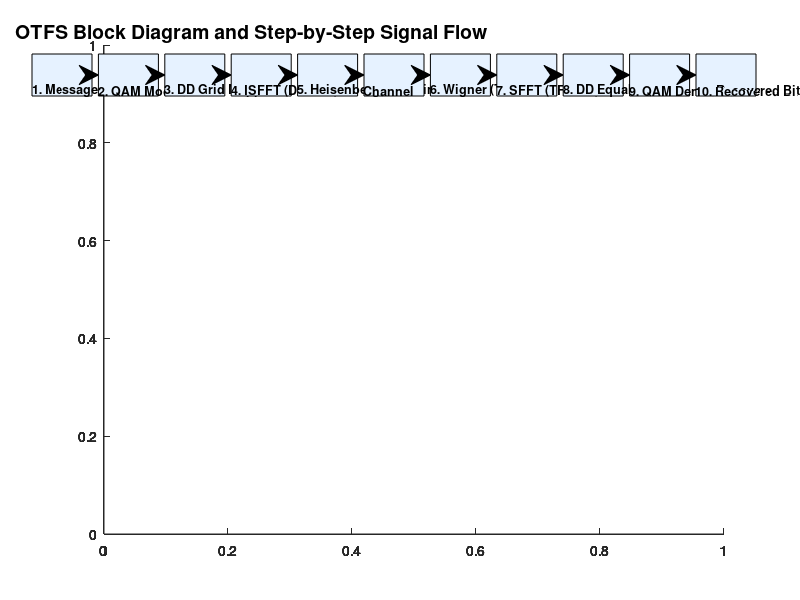

The MATLAB script that drew this image: (Note: this script raises an error after producing the figure.)
clear; clc; close all;

%% ---------------- 0) Create Figure and Plot Block Diagram ----------------
figure('Name', 'OTFS Full System Visualization with BER', 'Position', [50, 50, 1500, 950]);
annotation('textbox', [0.02, 0.93, 0.96, 0.05], 'String', 'OTFS Block Diagram and Step-by-Step Signal Flow', ...
    'FontSize', 14, 'FontWeight', 'bold', 'HorizontalAlignment', 'center', 'EdgeColor', 'none');

% Define positions for the diagram blocks
x_pos = 0.04; y_pos = 0.84; w = 0.075; h = 0.07; g = 0.008;
blocks = {'1. Message Bits', '2. QAM Modulation', '3. DD Grid Mapper', '4. ISFFT (DD→TF)', ...
    '5. Heisenberg (TF→Time)', 'Channel', '6. Wigner (Time→TF)', '7. SFFT (TF→DD)', ...
    '8. DD Equalizer', '9. QAM Demodulator','10. Recovered Bits'};

% Loop to draw each block and the arrow that follows it
for i = 1:numel(blocks)
    annotation('rectangle', [x_pos, y_pos, w, h], 'FaceColor', [0.9, 0.95, 1.0]);
    annotation('textbox', [x_pos, y_pos, w, h], 'String', blocks{i}, 'EdgeColor', 'none', ...
        'FontSize', 9, 'FontWeight', 'bold', 'HorizontalAlignment', 'center', 'VerticalAlignment', 'middle');
    if i < numel(blocks)
        annotation('arrow', [x_pos + w, x_pos + w + g], [y_pos + h/2, y_pos + h/2]);
    end
    x_pos = x_pos + w + g;
end

%% --- 1. System and Channel Definition ---
% System Parameters
N = 8; M = 8; modOrder = 4; cp_len = N/4;
numSymbols = N * M;
num_bits_per_frame = numSymbols * log2(modOrder);
num_frames = 5000;   9   % Number of frames for statistical averaging
snr_db_range = -6:2:14; % SNR range for simulation

% --- 3GPP Extended Vehicular A (EVA) Channel Parameters ---
eva_delays_ns = [0, 30, 150, 310, 370, 710, 1090, 1730, 2510];
eva_powers_dB = [0, -1.5, -1.4, -3.6, -0.6, -9.1, -7.0, -12.0, -16.9];

% Convert dB power to linear amplitudes and apply Rayleigh fading
eva_power_linear = 10.^(eva_powers_dB / 10);
eva_power_normalized = eva_power_linear / sum(eva_power_linear); % Normalize total power
rayleigh_fading = (randn(1, 9) + 1i * randn(1, 9)) / sqrt(2);
path_gains = sqrt(eva_power_normalized) .* rayleigh_fading;

% Map the 9 paths to your specific Delay-Doppler Grid (M=8, N=8)
% (Scales the 2510ns max delay to fit the M=8 grid and randomizes Doppler)
path_delays = mod(round(eva_delays_ns / max(eva_delays_ns) * (M-1)), M); 
path_dopplers = randi([0, N-1], 1, 9); 

% Populate the Delay-Doppler channel matrix (h_dd)
h_dd = zeros(M, N);
for i = 1:length(path_gains)
    % Accumulate gains if multiple paths map to the same Delay-Doppler bin
    h_dd(path_delays(i)+1, path_dopplers(i)+1) = h_dd(path_delays(i)+1, path_dopplers(i)+1) + path_gains(i); 
end

% Helper function for 2D circular convolution
cconv2 = @(A, B) ifft2(fft2(A) .* fft2(B));

%% ========================================================================
%  PART 2: Main Simulation Loop for BER Calculation
% =========================================================================
disp('--- Simulating Transmitter and Receiver for BER ---');
ber_values = zeros(size(snr_db_range));

for snr_idx = 1:length(snr_db_range)
    current_snr_db = snr_db_range(snr_idx);
    total_bit_errors = 0;
    
    for frame = 1:num_frames
        % --- Transmitter (Tx) ---
        message_signal_binary = randi([0 1], num_bits_per_frame, 1);
        qam_symbols = qammod(message_signal_binary, modOrder, 'InputType', 'bit', 'UnitAveragePower', true);
        x_dd = reshape(qam_symbols, M, N);
        X_tf = fft(ifft(x_dd, M, 1), N, 2);
        x_t_matrix = ifft(X_tf, N, 2);
        x_t_with_cp = [x_t_matrix(:, N-cp_len+1:N), x_t_matrix];
        x_t = x_t_with_cp.';
        x_t = x_t(:);
        
        % --- Channel ---
        y_dd_clean = cconv2(h_dd, x_dd);
        Y_tf_clean = fft(ifft(y_dd_clean, M, 1), N, 2);
        y_t_matrix = ifft(Y_tf_clean, N, 2);
        y_t_with_cp = [y_t_matrix(:, N-cp_len+1:N), y_t_matrix];
        y_t_clean = y_t_with_cp.';
        y_t_clean = y_t_clean(:);
        y_t_noisy = awgn(y_t_clean, current_snr_db, 'measured');
    
       
        % --- Receiver (Rx) ---
        y_t_reshaped = reshape(y_t_noisy, N + cp_len, M).';
        y_t_no_cp = y_t_reshaped(:, cp_len+1:end);
        Y_tf_received = fft(y_t_no_cp, N, 2);
        y_dd_received = fft(ifft(Y_tf_received, N, 2), M, 1);
        
        % --- 2D MMSE Equalizer ---
        % Convert SNR to linear scale to estimate noise variance
        snr_linear = 10^(current_snr_db / 10);
        noise_var = 1 / snr_linear; 
        
        % Perform 2D deconvolution in the frequency domain
        H_f = fft2(h_dd);
        Y_f = fft2(y_dd_received);
        X_f_est = (conj(H_f) .* Y_f) ./ (abs(H_f).^2 + noise_var);
        
        % Return to Delay-Doppler domain
        y_dd_equalized = ifft2(X_f_est);
        
        % --- Demodulation ---
        qam_symbols_received = reshape(y_dd_equalized, numSymbols, 1);
        recovered_binary_signal = qamdemod(qam_symbols_received, modOrder, 'OutputType', 'bit', 'UnitAveragePower', true);
        qam_symbols_received = reshape(y_dd_equalized, numSymbols, 1);
        recovered_binary_signal = qamdemod(qam_symbols_received, modOrder, 'OutputType', 'bit', 'UnitAveragePower', true);
        
        % Accumulate errors for this frame
        total_bit_errors = total_bit_errors + biterr(message_signal_binary, recovered_binary_signal);
    end
    
    % Calculate average BER for this SNR point
    ber_values(snr_idx) = total_bit_errors / (num_frames * num_bits_per_frame);
    fprintf('SNR: %d dB, Total Bit Errors: %d, BER: %e\n', current_snr_db, total_bit_errors, ber_values(snr_idx));
end
disp('BER Simulation Complete.');

%% ========================================================================
%  PART 3: Visualization of the FINAL FRAME from the FINAL SNR run
% =========================================================================
% The variables from the last iteration (x_dd, X_tf, etc.) are used for plotting.

% --- Tx Plots (1-5) ---
custom_subplot(4, 3, 1); stem(message_signal_binary, 'filled'); grid on; title('1. Original Message Signal (Last Frame)'); xlabel('Bit Index'); ylabel('Value'); xlim([0 num_bits_per_frame]); ylim([-0.2 1.2]);
custom_subplot(4, 3, 2); plot(real(qam_symbols), imag(qam_symbols), 'o', 'MarkerFaceColor', 'b'); grid on; title('2. QAM Modulated Symbols'); xlabel('In-Phase'); ylabel('Quadrature'); axis([-2 2 -2 2]); axis square;
custom_subplot(4, 3, 3); surf(0:N-1, 0:M-1, abs(x_dd)); title({'3. Signal on Delay-Doppler Grid', '(x[k,l])'}); xlabel('Doppler Index (k)'); ylabel('Delay Index (l)'); zlabel('Magnitude'); colormap('parula'); axis square; shading interp;
custom_subplot(4, 3, 4); surf(0:N-1, 0:M-1, abs(X_tf)); title({'4. Signal in Time-Frequency Domain', '(X[n,m])'}); xlabel('Frequency Index (n)'); ylabel('Time Index (m)'); zlabel('Magnitude'); axis square; shading interp;
custom_subplot(4, 3, 5); plot(abs(x_t)); grid on; title({'5. Transmitted Time-Domain Signal', '(x(t))'}); xlabel('Time Samples'); ylabel('Magnitude'); xlim([0 length(x_t)]);

% --- Rx Plots (6-11) ---
custom_subplot(4, 3, 6); plot(abs(y_t_noisy)); grid on; title({'6. Received Time-Domain Signal (Last SNR)', '(y(t))'}); xlabel('Time Samples'); ylabel('Magnitude'); xlim([0 length(y_t_noisy)]);
custom_subplot(4, 3, 7); surf(0:N-1, 0:M-1, abs(Y_tf_received)); title({'7. Received Signal in TF Domain', '(Y[n,m])'}); xlabel('Frequency Index (n)'); ylabel('Time Index (m)'); zlabel('Magnitude'); axis square; shading interp;
custom_subplot(4, 3, 8); surf(0:N-1, 0:M-1, abs(y_dd_received)); title({'8. Received Signal in DD Domain', '(y[k,l])'}); xlabel('Doppler Index (k)'); ylabel('Delay Index (l)'); zlabel('Magnitude'); axis square; shading interp;
custom_subplot(4, 3, 9); plot(real(qam_symbols_received), imag(qam_symbols_received), 'x', 'Color', [0.8500 0.3250 0.0980]); hold on; plot(real(qam_symbols), imag(qam_symbols), 'o', 'MarkerEdgeColor', 'b'); grid on; title('9. Equalized QAM Symbols'); xlabel('In-Phase'); ylabel('Quadrature'); axis([-2 2 -2 2]); axis square; legend('Received', 'Original', 'Location', 'southeast');
custom_subplot(4, 3, 10); stem(recovered_binary_signal, 'filled', 'Color', [0.4660 0.6740 0.1880]); grid on; title('10. Recovered Message Signal (Binary)'); xlabel('Bit Index'); ylabel('Value'); xlim([0 num_bits_per_frame]); ylim([-0.2 1.2]);
custom_subplot(4, 3, 11); stem(message_signal_binary, 'b', 'DisplayName', 'Original'); hold on; stem(recovered_binary_signal, 'r--', 'DisplayName', 'Recovered'); grid on; title('11. Final Comparison (Last Frame)'); xlabel('Bit Index'); ylabel('Value'); xlim([0 num_bits_per_frame]); ylim([-0.2 1.2]); legend('show');

% --- Final BER Plot (12) ---
custom_subplot(4, 3, 12);
semilogy(snr_db_range, ber_values, '-o', 'LineWidth', 1.5, 'MarkerFaceColor', 'b');
grid on; title('12. Bit Error Rate (BER) vs. SNR');
xlabel('SNR (dB)'); ylabel('Bit Error Rate');
ylim([1e-5 1]); xlim([min(snr_db_range) max(snr_db_range)]);

%% ========================================================================
%  HELPER FUNCTION FOR CUSTOM SUBPLOTTING
% =========================================================================
function custom_subplot(rows, cols, index)
    % This function manually calculates the position for each subplot.
    top_margin=0.22; bottom_margin=0.05; left_margin=0.05; right_margin=0.05;
    horz_padding=0.06; vert_padding=0.08;
    total_plot_h = 1.0 - top_margin - bottom_margin;
    total_plot_w = 1.0 - left_margin - right_margin;
    plot_w = (total_plot_w - (cols-1) * horz_padding) / cols;
    plot_h = (total_plot_h - (rows-1) * vert_padding) / rows;
    current_col = mod(index - 1, cols);
    current_row = floor((index - 1) / cols);
    left = left_margin + current_col * (plot_w + horz_padding);
    bottom = 1.0 - top_margin - plot_h - current_row * (plot_h + vert_padding);
    axes('Position', [left, bottom, plot_w, plot_h]);
end
